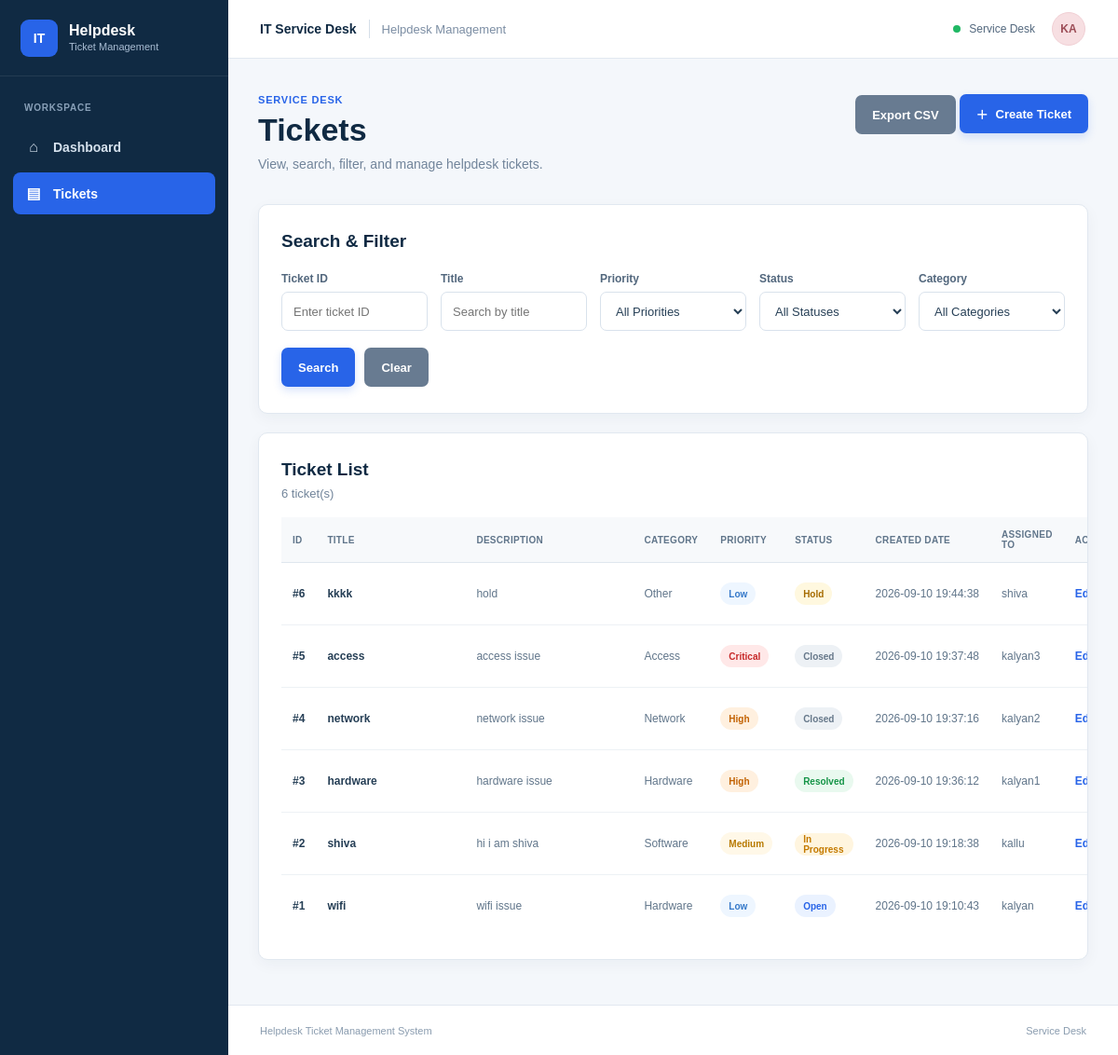
Screenshot of /tickets (signed in) with the database file from the repository.
### tables this page shows
CREATE TABLE tickets (
                id INTEGER PRIMARY KEY AUTOINCREMENT,
                title TEXT NOT NULL,
                description TEXT NOT NULL,
                category TEXT NOT NULL,
                priority TEXT NOT NULL,
                status TEXT NOT NULL,
                created_date TEXT NOT NULL,
                assigned_to TEXT NOT NULL
            );

### app.py (the view)
@app.route("/tickets")
def tickets():
    if not session.get("logged_in"):
        return redirect(url_for("login"))
    ticket_id = request.args.get("ticket_id", "").strip()
    title = request.args.get("title", "").strip()
    priority = request.args.get("priority", "").strip()
    status = request.args.get("status", "").strip()
    category = request.args.get("category", "").strip()
    try:
        filtered_tickets = search_tickets(
            ticket_id=ticket_id or None,
            title=title or None,
            priority=priority or None,
            status=status or None,
            category=category or None,
        )
    except ValueError as error:
        flash(str(error), "danger")
        filtered_tickets = get_all_tickets()
    return render_template(
        "tickets.html",
        tickets=filtered_tickets,
        priorities=PRIORITIES,
        statuses=STATUSES,
        categories=CATEGORIES,
        selected_ticket_id=ticket_id,
        selected_title=title,
        selected_priority=priority,
        selected_status=status,
        selected_category=category,
    )

### database/db.py (called while the page is built)
def get_connection():
    connection = sqlite3.connect(DATABASE_PATH)
    connection.row_factory = sqlite3.Row
    return connection

### services/ticket_service.py (called while the page is built, shortened)
def search_tickets(
    ticket_id=None,
    title=None,
    priority=None,
    status=None,
    category=None,
):
    connection = get_connection()
    try:
        query = """
            SELECT *
            FROM tickets
            WHERE 1 = 1
        """
        parameters = []
        if title and title.strip():
            query += " AND title LIKE ?"
            parameters.append(
                f"%{title.strip()}%"
            )
        query += " ORDER BY id DESC"
        cursor = connection.execute(
            query,
            parameters,
        )
        return cursor.fetchall()
    finally:
        connection.close()

### templates/tickets.html (shortened to what this page needs)
{% extends "base.html" %}
{% block content %}
<div class="page-heading">
    <div>
        <div class="eyebrow">SERVICE DESK</div>
        <h1>Tickets</h1>
        <p>
            View, search, filter, and manage helpdesk tickets.
        </p>
    </div>
    <div class="page-heading-actions">
        {% if session.get("role") == "Admin" %}
            <a href="{{ url_for('export_tickets_page') }}" class="btn btn-secondary">
                Export CSV
            </a>
        {% endif %}
        <a href="{{ url_for('create_ticket_page') }}" class="btn btn-primary">
            <span>＋</span>
            Create Ticket
        </a>
    </div>
</div>
<div class="card filter-card">
    <h2>Search &amp; Filter</h2>
    <form method="GET" action="{{ url_for('tickets') }}">
        <div class="filter-grid">
            <div class="form-group">
                <label for="ticket_id">
                    Ticket ID
                </label>
                <input
                    type="text"
                    id="ticket_id"
                    name="ticket_id"
                    value="{{ selected_ticket_id }}"
                    placeholder="Enter ticket ID"
                >
            </div>
            <div class="form-group">
                <label for="title">
                    Title
                </label>
                <input
                    type="text"
                    id="title"
                    name="title"
                    value="{{ selected_title }}"
                    placeholder="Search by title"
                >
            </div>
            <div class="form-group">
                <label for="priority">
                    Priority
                </label>
                <select
                    id="priority"
                    name="priority"
                >
                    <option value="">
                        All Priorities
                    </option>
                </select>
            </div>
            <div class="form-group">
                <label for="status">
                    Status
                </label>
                <select
                    id="status"
                    name="status"
                >
                    <option value="">
                        All Statuses
                    </option>
                </select>
            </div>
            <div class="form-group">
                <label for="category">
                    Category
                </label>
                <select
                    id="category"
                    name="category"
                >
                    <option value="">
                        All Categories
                    </option>
                </select>
            </div>
        </div>
        <div class="filter-actions">
            <button
                type="submit"
                class="btn btn-primary"
            >
                Search
            </button>
            <a
                href="{{ url_for('tickets') }}"
                class="btn btn-secondary"
            >
                Clear
            </a>
        </div>
    </form>
</div>
<div class="card">
    <div class="section-header">
        <div>
            <h2>
                Ticket List
            </h2>
            <p class="ticket-count">
                {{ tickets|length }} ticket(s)
            </p>
        </div>
    </div>
    {% if tickets %}
    <div class="table-container">
        <table class="ticket-table">
            <thead>
                <tr>
                    <th class="id-column">
                        ID
                    </th>
                    <th class="title-column">
                        Title
                    </th>
                    <th class="description-column">
                        Description
                    </th>
                    <th>
                        Category
                    </th>
                    <th>
                        Priority
                    </th>
                    <th>
                        Status
                    </th>
                    <th>
                        Created Date
                    </th>
                    <th>
                        Assigned To
                    </th>
                    <th class="actions-column">
                        Actions
                    </th>
                </tr>
            </thead>
            <tbody>
                {% for ticket in tickets %}
                <tr>
                    <td>
                        <strong>
                            #{{ ticket["id"] }}
                        </strong>
                    </td>
                    <td>
                        <strong>
                            {{ ticket["title"] }}
                        </strong>
                    </td>
                    <td class="description-cell">
                        {{ ticket["description"] }}
                    </td>
                    <td>
                        {{ ticket["category"] }}
                    </td>
                    <td>
                        <span
                            class="badge badge-{{ ticket['priority']|lower }}"
                        >
                            {{ ticket["priority"] }}
                        </span>
                    </td>
                    <td>
                        <span
                            class="badge badge-{{ ticket['status']|lower|replace(' ', '-') }}"
                        >
                            {{ ticket["status"] }}
                        </span>
                    </td>
                    <td class="date-cell">
                        {{ ticket["created_date"] }}
                    </td>
                    <td>
                        {{ ticket["assigned_to"] }}
                    </td>
                    <td>
                        <div class="actions">
                            <a
                                href="{{ url_for('edit_ticket', ticket_id=ticket['id']) }}"
                                class="action-edit"
                            >
                                Edit
                            </a>
                        </div>
                    </td>
                </tr>
                {% endfor %}
            </tbody>
        </table>
    </div>
    {% endif %}
</div>
{% endblock %}

### templates/base.html (shortened to what this page needs)
<!DOCTYPE html>
<html lang="en">
<head>
    <link
        rel="stylesheet"
        href="{{ url_for('static', filename='css/style.css') }}"
    >
</head>
<body>
<div class="app-shell">
    <aside class="sidebar">
        <div class="brand">
            <div class="brand-mark">
                IT
            </div>
            <div class="brand-text">
                <strong>
                    Helpdesk
                </strong>
                <span>
                    Ticket Management
                </span>
            </div>
        </div>
        <nav class="sidebar-nav">
            <div class="nav-section-title">
                WORKSPACE
            </div>
            <a
                href="{{ url_for('dashboard') }}"
                class="nav-link {% if request.endpoint == 'dashboard' %}active{% endif %}"
            >
                <span class="nav-icon">
                    ⌂
                </span>
                <span>
                    Dashboard
                </span>
            </a>
            <a
                href="{{ url_for('tickets') }}"
                class="nav-link {% if request.endpoint == 'tickets' %}active{% endif %}"
            >
                <span class="nav-icon">
                    ▤
                </span>
                <span>
                    Tickets
                </span>
            </a>
        </nav>
    </aside>
    <div class="main-area">
        <header class="topbar">
            <div class="topbar-left">
                <span class="topbar-title">
                    IT Service Desk
                </span>
                <span class="topbar-context">
                    Helpdesk Management
                </span>
            </div>
            <div class="topbar-right">
                <span class="status-dot"></span>
                <span class="service-desk-label">
                    Service Desk
                </span>
                {% if session.get("logged_in") %}
                <div class="profile-container">
                    <button
                        type="button"
                        class="profile-avatar-button"
                        onclick="toggleProfileMenu()"
                        aria-label="Open user profile"
                    >
                        <span class="profile-avatar">
                            {% if session.get("full_name") %}
                                {% set name_parts = session.get("full_name").split() %}
                                {% if name_parts|length >= 2 %}
                                    {{ name_parts[0][0].upper() }}{{ name_parts[-1][0].upper() }}
                                {% else %}
                                    {{ session.get("full_name")[:2].upper() }}
                                {% endif %}
                            {% else %}
                                {{ session.get("username", "U")[:2].upper() }}
                            {% endif %}
                        </span>
                    </button>
                </div>
                {% endif %}
            </div>
        </header>
        <main class="main-content">
            {% block content %}
            {% endblock %}
        </main>
        <footer class="app-footer">
            <span>
                Helpdesk Ticket Management System
            </span>
            <span>
                Service Desk
            </span>
        </footer>
    </div>
</div>
</body>
</html>

### rows the page displays
tickets: id "6", title "kkkk", description "hold", category "Other", priority "Low", status "Hold", created_date "2026-09-10 19:44:38", assigned_to "shiva"
tickets: id "5", title "access", description "access issue", category "Access", priority "Critical", status "Closed", created_date "2026-09-10 19:37:48", assigned_to "kalyan3"
tickets: id "4", title "network", description "network issue", category "Network", priority "High", status "Closed", created_date "2026-09-10 19:37:16", assigned_to "kalyan2"
tickets: id "3", title "hardware", description "hardware issue", category "Hardware", priority "High", status "Resolved", created_date "2026-09-10 19:36:12", assigned_to "kalyan1"
tickets: id "2", title "shiva", description "hi i am shiva", category "Software", priority "Medium", status "In Progress", created_date "2026-09-10 19:18:38", assigned_to "kallu"
tickets: id "1", title "wifi", description "wifi issue", category "Hardware", priority "Low", status "Open", created_date "2026-09-10 19:10:43", assigned_to "kalyan"

### other values shown
{{ session.get("username", "U")[:2].upper() }} "KA"
{{ tickets|length }} "6"
